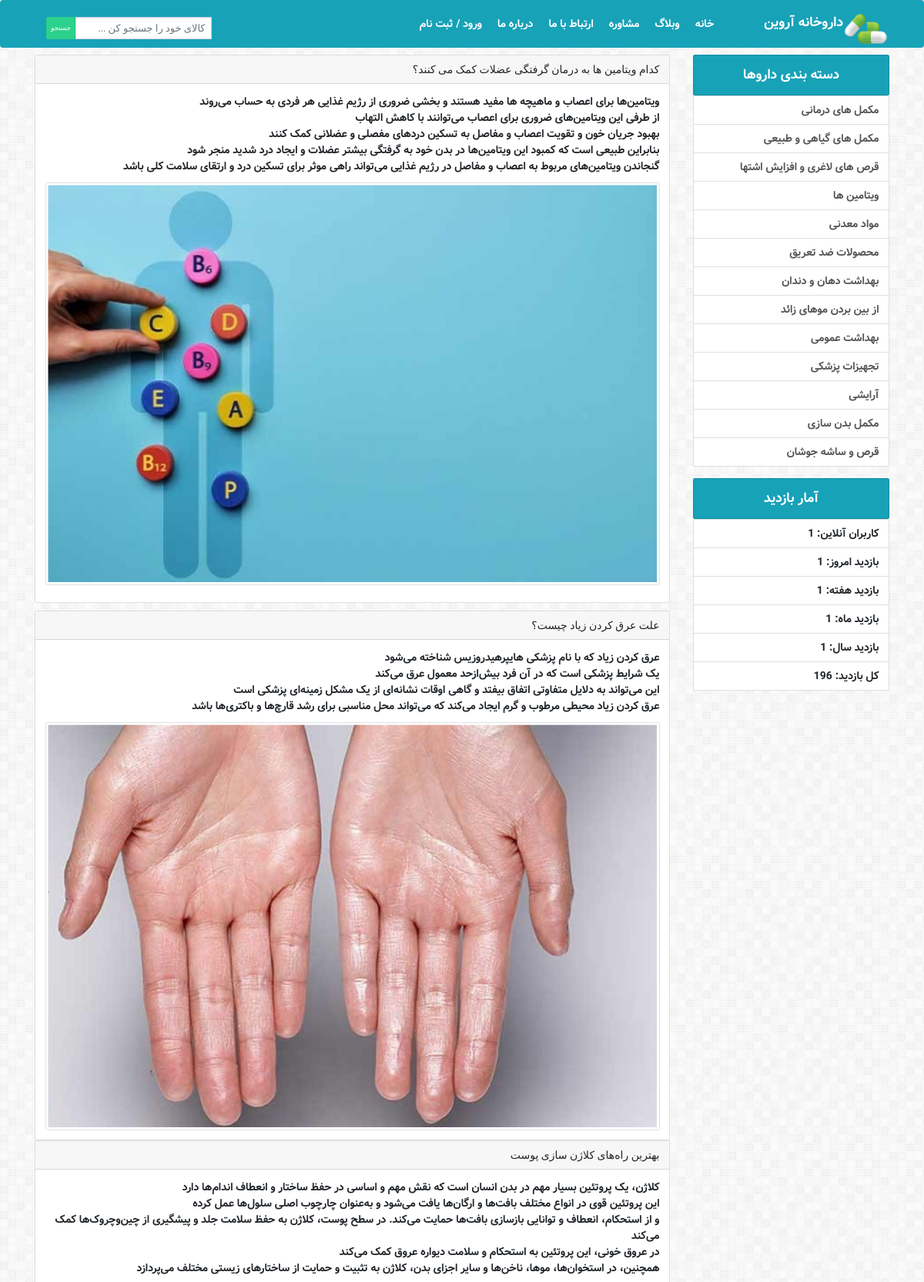
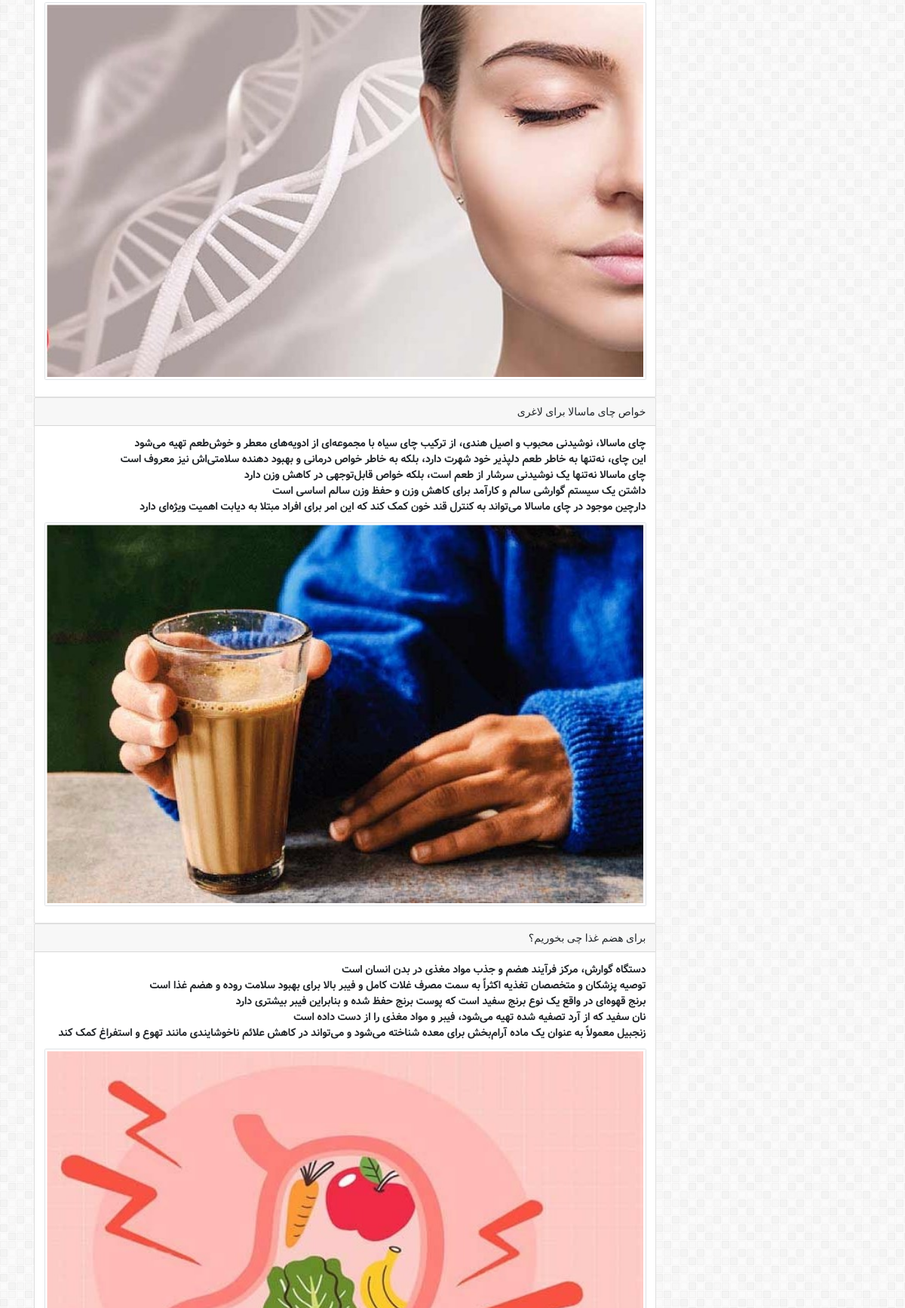
Screenshot of /weblog.php (upper part) with the database file from the repository (2 pictures, top to bottom).
### tables this page shows
CREATE TABLE `category` (
  `id` int(11) NOT NULL,
  `cat_name` text NOT NULL
);

### menu.php (the view)
<div class="col-md-3 mb-3">
    <div class="card bg-info text-white"><h3 class="my-4 text-center"> دسته بندی داروها</h3></div>
    <div class="list-group">
        <?php
        $catQuery = mysqli_query($connection, "Select * From category");
        while ($catRow = mysqli_fetch_array($catQuery)):
            ?><a href="index.php?cat=<?php echo $catRow['id'] ?>"
                 class="list-group-item"><?php echo $catRow['cat_name'] ?></a>
        <?php endwhile; ?>
    </div>
    <div class="card bg-info mt-4 text-white"><h3 class="my-4 text-center"> آمار بازدید</h3></div>
    <?php include 'counter.php' ?>
</div>

### css/shop-homepage.css (style rules this page uses)
body { padding-top: 56px; overflow-x: hidden; background: url("../image/body-bg7.png"); }

### rows the page displays
category: cat_name "مکمل های درمانی"
category: cat_name "مکمل های گیاهی و طبیعی"
category: cat_name "قرص های لاغری و افزایش اشتها"
category: cat_name "ویتامین ها"
category: cat_name "مواد معدنی"
category: cat_name "محصولات ضد تعریق"
category: cat_name "بهداشت‌ دهان و دندان"
category: cat_name "از بین بردن موهای زائد"
category: cat_name "بهداشت‌ عمومی"
category: cat_name "تجهیزات پزشكی"
category: cat_name "آرایشی"
category: cat_name "مکمل بدن سازی"
category: cat_name "قرص و ساشه جوشان"

### other values shown
$online "1"
$day "1"
$week "1"
$month "1"
$year "1"
$all "196"
